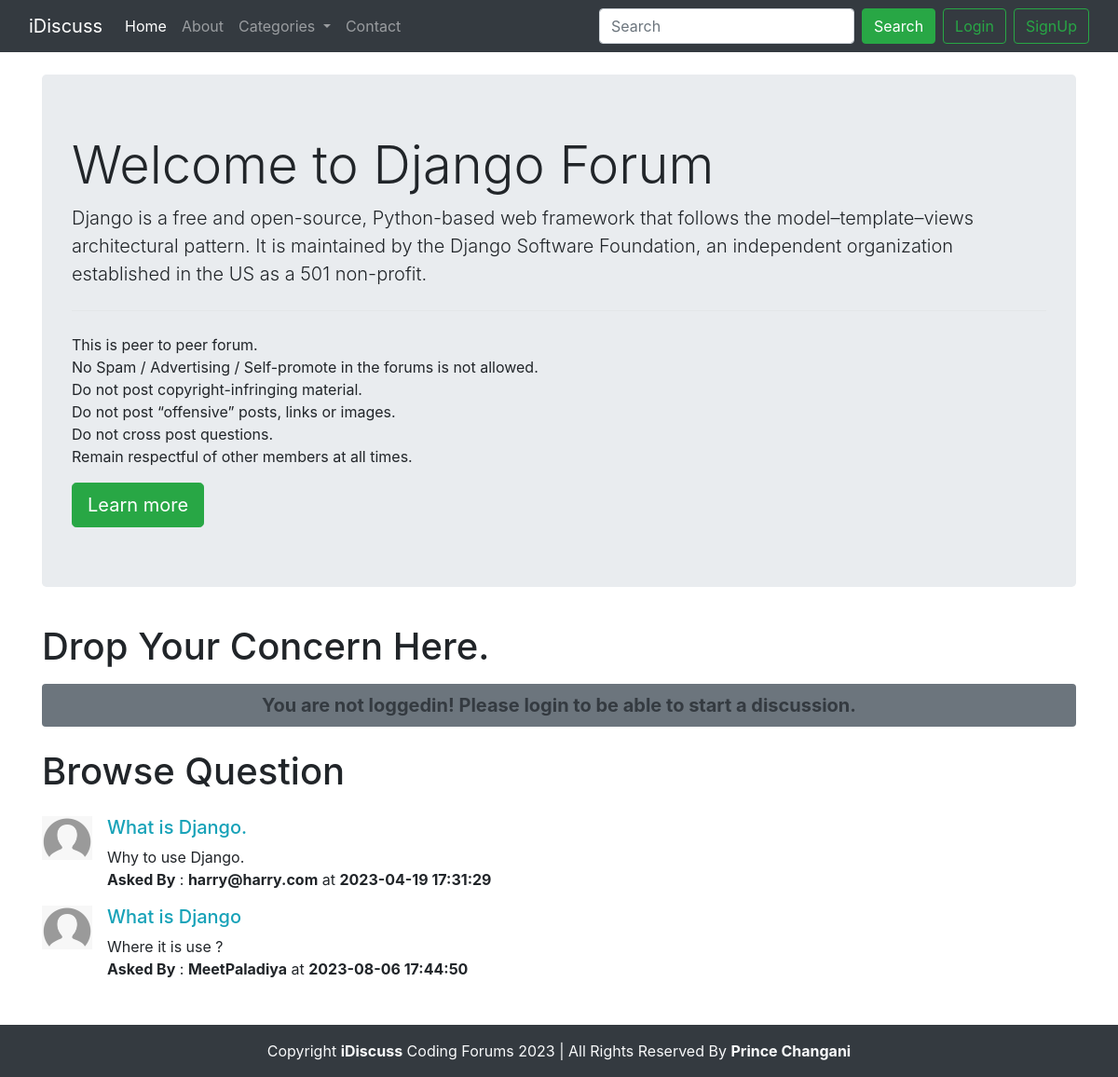
The app's page /threadlist.php?catid=3 with its own data.
### tables this page shows
CREATE TABLE `categories` (
  `category_id` int(8) NOT NULL,
  `category_name` varchar(255) NOT NULL,
  `category_description` varchar(255) NOT NULL,
  `created` datetime NOT NULL DEFAULT current_timestamp()
);

CREATE TABLE `threads` (
  `thread_id` int(7) NOT NULL,
  `thread_title` varchar(255) NOT NULL,
  `thread_desc` text NOT NULL,
  `thread_cat_id` int(7) NOT NULL,
  `thread_user_id` int(7) NOT NULL,
  `timestamp` datetime NOT NULL DEFAULT current_timestamp()
);

CREATE TABLE `users` (
  `sno` int(8) NOT NULL,
  `user_email` varchar(30) NOT NULL,
  `user_pass` varchar(255) NOT NULL,
  `timestamp` datetime NOT NULL
);

### threadlist.php (the view, shortened to what this page needs)
<!doctype html>
<html lang="en">
<head>
    <link href="https://cdn.jsdelivr.net/npm/bootstrap@5.3.0-alpha3/dist/css/bootstrap.min.css" rel="stylesheet"
>
    <link rel="stylesheet" href="https://cdn.jsdelivr.net/npm/bootstrap@4.6.2/dist/css/bootstrap.min.css"
>
</head>
<body>
    <?php
        include 'partials/_dbconnect.php';
        include 'partials/_header.php';
    ?>
    <?php
        $id = $_GET['catid'];
        $sql = "SELECT * FROM `categories` WHERE category_id=$id";
        $result = mysqli_query($conn, $sql);
        while($row = mysqli_fetch_assoc($result))
        {
            $catname = $row['category_name'];
            $catdesc = $row['category_description'];
        }
    ?>
    <div class="container my-4">
        <div class="jumbotron">
            <h1 class="display-4">Welcome to <?php echo $catname; ?> Forum</h1>
            <p class="lead"><?php echo $catdesc; ?></p>
            <hr class="my-4">
            <p>
                This is peer to peer forum.
                <br>No Spam / Advertising / Self-promote in the forums is not allowed.
                <br>Do not post copyright-infringing material.
                <br>Do not post “offensive” posts, links or images.
                <br>Do not cross post questions.
                <br>Remain respectful of other members at all times.
            </p>
            <a class="btn btn-success btn-lg" href="#" role="button">Learn more</a>
        </div>
    </div>
    <?php
        if(isset($_SESSION['loggedin']) && $_SESSION['loggedin']==true)
        {
            echo '
                <div class="container">
                    <h1 class="py-2">Drop Your Concern Here.</h1>
                    <form action="'.$_SERVER["REQUEST_URI"].'" method="POST">
                        <div class="mb-3">
                            <label for="title" class="form-label">Problem Title</label>
                            <input type="text" class="form-control" id="title" name="title" aria-describedby="title">
                            <div id="emailHelp" class="form-text">Keep your title as short and as crisp as possible.</div>
                        </div>
                        <div class="form-group">
                            <label for="desc">Elaborate Your Question</label>
                            <textarea class="form-control" id="desc" name="desc" rows="3"></textarea>
                        </div>
                        <input type="hidden" name="sno" value="' . $_SESSION['sno'] . '" >
                        <button type="submit" class="btn btn-success">Submit</button>
                    </form>
                </div>
                ';
        }
        else{
            echo '
                <div class="container">
                    <h1 class="py-2">Drop Your Concern Here.</h1>
                    <p class="bg-secondary text-dark fw-bold fs-5 p-2 text-center rounded-1">You are not loggedin! Please login to be able to start a discussion.</p>
                </div>
            ';
        }
    ?>
    <div class="container mb-5">
        <h1 class="py-2">Browse Question</h1>
        <?php
            $id = $_GET['catid'];
            $sql = "SELECT * FROM `threads` WHERE thread_cat_id=$id";
            $result = mysqli_query($conn, $sql);
            while($row = mysqli_fetch_assoc($result))
            {
                $id = $row['thread_id'];
                $title = $row['thread_title'];
                $desc = $row['thread_desc'];
                $thread_time = $row['timestamp'];
                $thread_user_id = $row['thread_user_id'];
                $sql2 = "SELECT user_email FROM `users` WHERE sno='$thread_user_id'";
                $result2 = mysqli_query($conn, $sql2);
                $row2 = mysqli_fetch_assoc($result2);
                $user = $row2['user_email'];
                echo '  <div class="media my-3">
                <img src="img/userdefault.png" width="54px" class="mr-3" alt="User logo">
                <div class="media-body">
                    <h5 class="mt-0"><a class="text-info" href="thread.php?threadid='.$id.'" >'.$title.'</a></h5>
                    <p class="mb-0">'.$desc.'</p>
                    <p class="my-0"><b>Asked By</b> : <b>'.$user.'</b> at <b>'.$thread_time.'</b></p>
                </div>
                </div>
                ';
            }
        ?>
    </div>
    <?php
        include 'partials/_footer.php';
    ?>
</body>
</html>

### records on screen
categories: category_name "Django", category_description "Django is a free and open-source, Python-based web framework that follows the model–template–views architectural pattern. It is maintained by the Django Software Foundation, an independent organization established in the US as a 501 non-profit."
threads: thread_title "What is Django.", thread_desc "Why to use Django.", users.user_email "harry@harry.com", timestamp "2023-04-19 17:31:29"
threads: thread_title "What is Django", thread_desc "Where it is use ?", users.user_email "MeetPaladiya", timestamp "2023-08-06 17:44:50"
